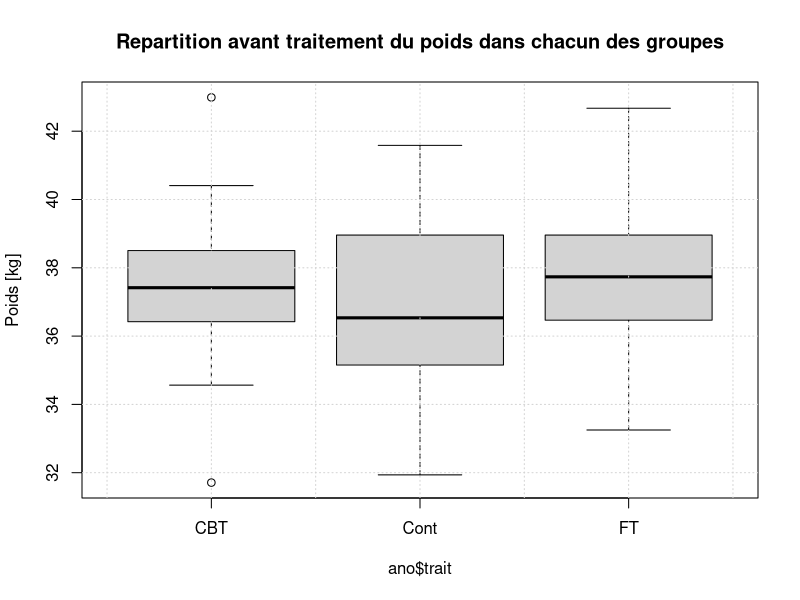
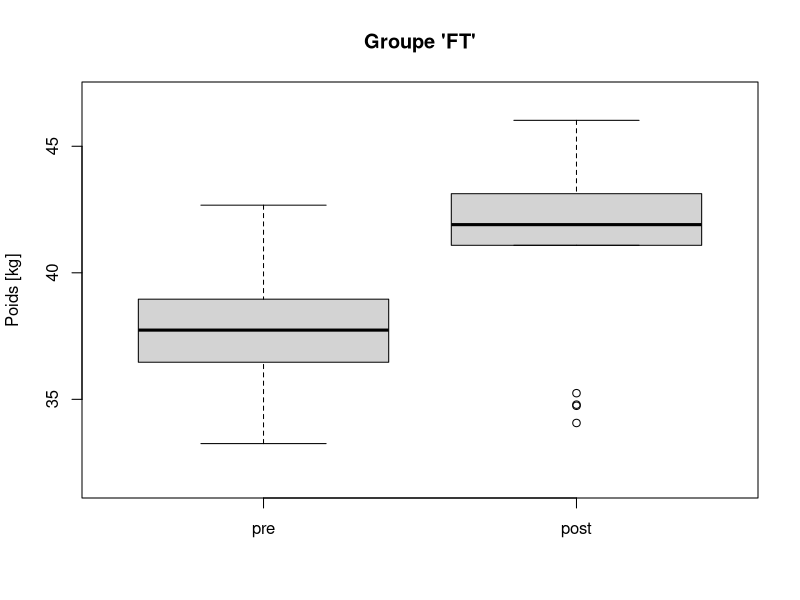
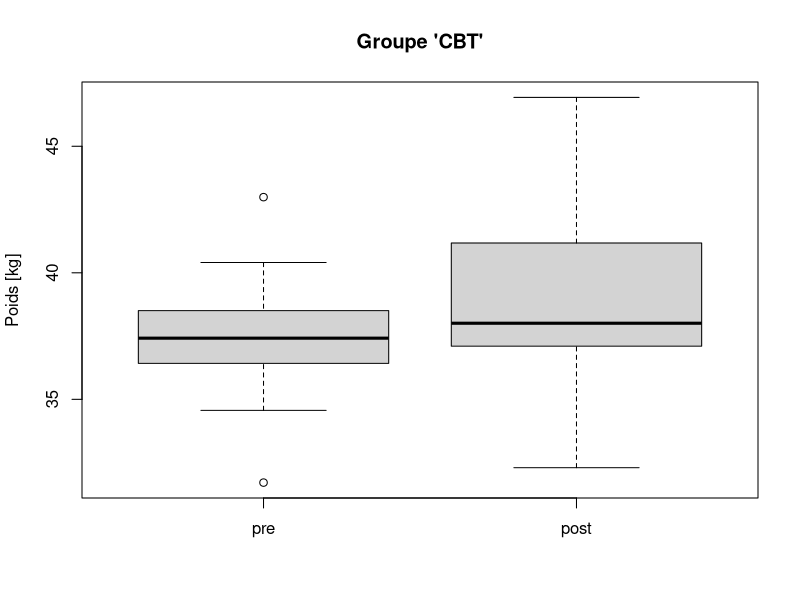
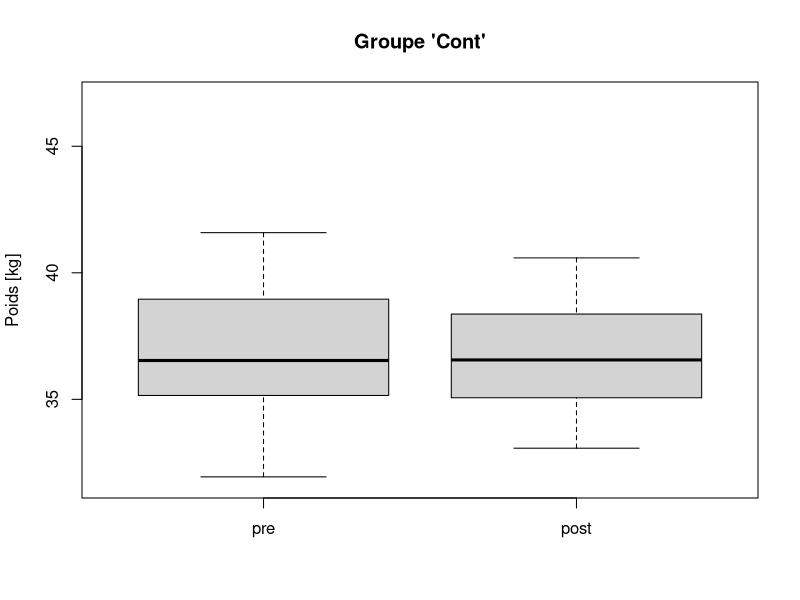
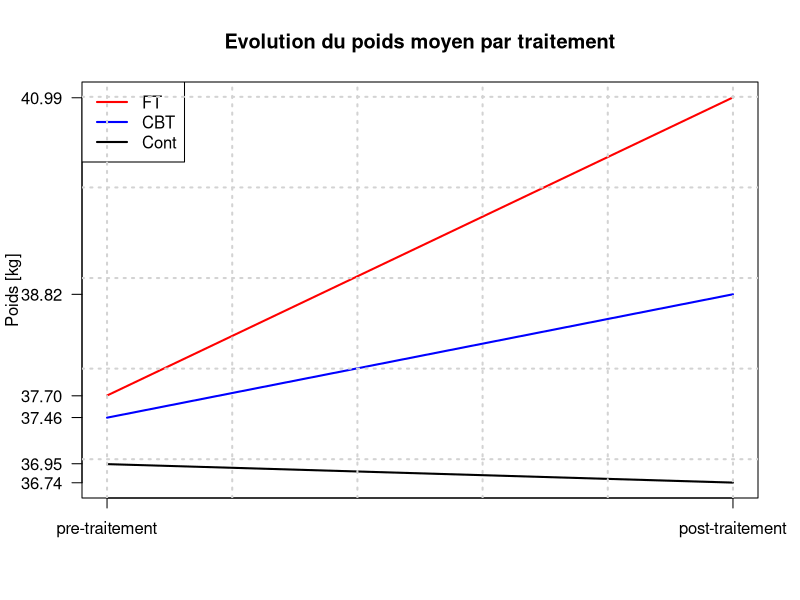
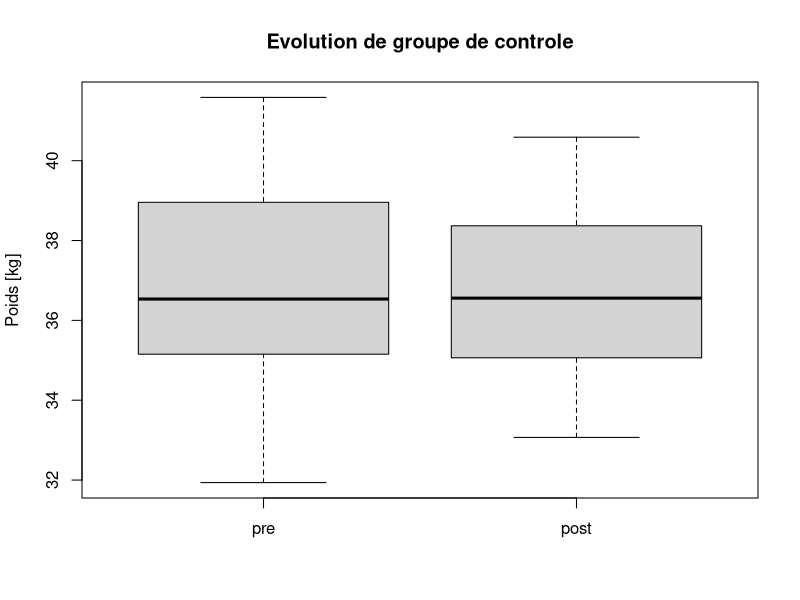
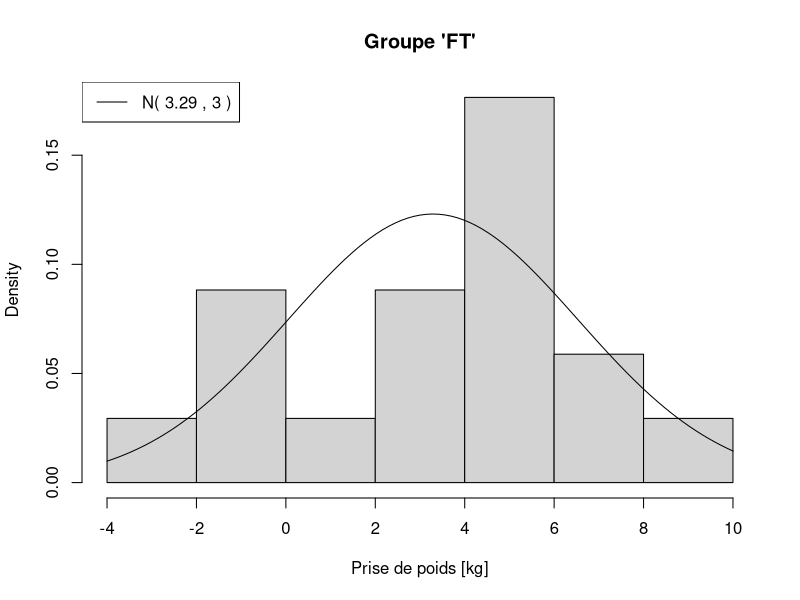
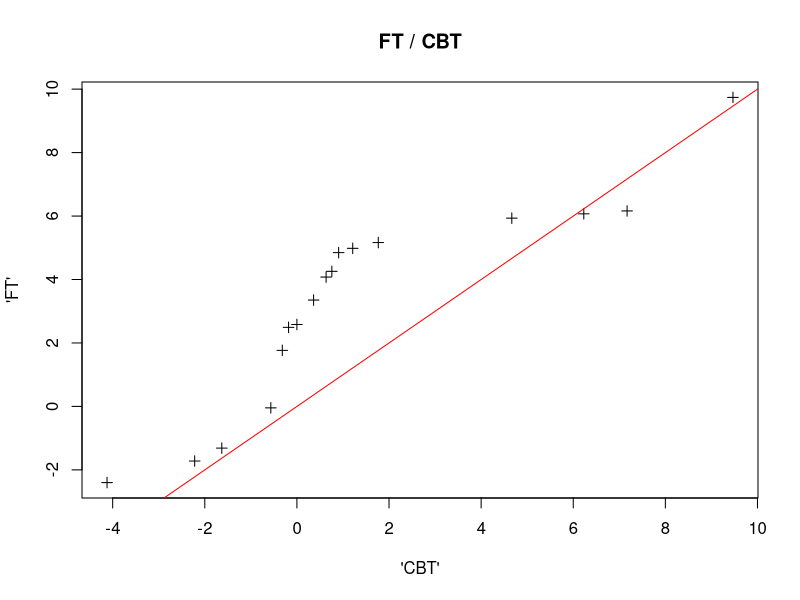

Here is the R script that generated these plots, in order:
## ---- chunk 1
#Importation du data.frame:
ano <- read.table(file = "DonneesAnorexie.txt",header = TRUE)
#Conversion du poids en [kg]:
ano$pre <- ano$pre*0.453
ano$post <- ano$post*0.453
#Extraction des données par types de traitements:
ano_Cont <- ano[which(ano$trait=='Cont'),]
ano_FT <- ano[which(ano$trait=='FT'),]
ano_CBT <- ano[which(ano$trait=='CBT'),]
## ---- chunk 2
c1 <- c('FT','CBT','Cont')
c2 <- c(nrow(ano_FT),nrow(ano_CBT),nrow(ano_Cont))
c3 <- c(paste(round(mean(ano_FT$pre),1)," kg"),paste(round(mean(ano_CBT$pre),1)," kg"),paste(round(mean(ano_Cont$pre),1)," kg"))
presentation <- data.frame(c1,c2,c3)
names(presentation) <- c('Type de traitement','Nombre de patients','Poids moyen initial')
library(knitr)
## ---- chunk 3
boxplot(ano$pre~ano$trait,main = "Repartition avant traitement du poids dans chacun des groupes",ylab="Poids [kg]")
grid()
## ---- chunk 4
boxplot(ano_FT[,c(2,3)],main="Groupe 'FT'",ylab="Poids [kg]",ylim=c(min(ano[,c(2,3)]),max(ano[,c(2,3)])))
## ---- chunk 5
boxplot(ano_CBT[,c(2,3)],main="Groupe 'CBT'",ylab="Poids [kg]",ylim=c(min(ano[,c(2,3)]),max(ano[,c(2,3)])))
## ---- chunk 6
boxplot(ano_Cont[,c(2,3)],main="Groupe 'Cont'",ylab="Poids [kg]",ylim=c(min(ano[,c(2,3)]),max(ano[,c(2,3)])))
## ---- chunk 7
titres.tabl_FT <- c("Maximum","Mediane","Minimum")
q.pre_FT <- round(c(max(ano_FT$pre),median(ano_FT$pre),min(ano_FT$pre)),2)
q.post_FT <- round(c(max(ano_FT$post),median(ano_FT$post),min(ano_FT$post)),2)
tabl_FT <- data.frame(titres.tabl_FT,q.pre_FT,q.post_FT)
names(tabl_FT) <- c("'FT' en [kg]","Avant","Apres")
## ---- chunk 8
titres.tabl_CBT <- c("Maximum","Mediane","Minimum")
q.pre_CBT <- round(c(max(ano_CBT$pre),median(ano_CBT$pre),min(ano_CBT$pre)),2)
q.post_CBT <- round(c(max(ano_CBT$post),median(ano_CBT$post),min(ano_CBT$post)),2)
tabl_CBT <- data.frame(titres.tabl_CBT,q.pre_CBT,q.post_CBT)
names(tabl_CBT) <- c("'CBT' en [kg]","Avant","Apres")
## ---- chunk 9
titres.tabl_Cont <- c("Maximum","Mediane","Minimum")
q.pre_Cont <- round(c(max(ano_Cont$pre),median(ano_Cont$pre),min(ano_Cont$pre)),2)
q.post_Cont <- round(c(max(ano_Cont$post),median(ano_Cont$post),min(ano_Cont$post)),2)
tabl_Cont <- data.frame(titres.tabl_Cont,q.pre_Cont,q.post_Cont)
names(tabl_Cont) <- c("'Cont' en [kg]","Avant","Apres")
## ---- chunk 10
ano_Cont$diff <- ano_Cont$post - ano_Cont$pre
ano_FT$diff <- ano_FT$post - ano_FT$pre
ano_CBT$diff <- ano_CBT$post - ano_CBT$pre
a1 <- sum(ano_Cont$diff > 0)
a2 <- sum(ano_CBT$diff > 0)
a3 <- sum(ano_FT$diff > 0)
c3 <- c(paste(a1,"  / ",nrow(ano_Cont)),paste(100*round(a1/nrow(ano_Cont),3),'%'),round(mean(ano_Cont$diff),2))
c2 <- c(paste(a2,"  / ",nrow(ano_CBT)),paste(100*round(a2/nrow(ano_CBT),3),'%'),round(mean(ano_CBT$diff),2))
c1 <- c(paste(a3,"  / ",nrow(ano_FT)),paste(100*round(a3/nrow(ano_FT),3),'%'),round(mean(ano_FT$diff),2))
cx <- c("Patients en prise de poids","Pourcentage de reussites","Prise/Perte moyen [kg]")
tabl1 <- data.frame(cx,c1,c2,c3)
names(tabl1) <- c(' ','FT','CBT','Cont')
kable(tabl1)
## ---- chunk 11
y1 <- c( mean(ano_Cont$pre), mean(ano_Cont$post) )
y2 <- c (mean(ano_FT$pre), mean(ano_FT$post) )
y3 <- c (mean(ano_CBT$pre), mean(ano_CBT$post) )
plot(c(0,0),c(0,0),xlim=c(1,2),ylim = c(min(y1,y2,y3), max(y1,y2,y3)),yaxt='n',xaxt='n',xlab = '',ylab = 'Poids [kg]',las = 1,main = "Evolution du poids moyen par traitement")
axis(side = 1,at=c(1,2),labels=c('pre-traitement','post-traitement'))
axis(side = 2,at=round(c(y1,y2,y3),2),las=1)
lines(y1,col='black',lwd=2)
lines(y2,col='red', lwd=2)
lines(y3,col='blue', lwd=2)
legend('topleft',c("FT","CBT","Cont"),col=c('red','blue','black'),lwd=rep(2,3))
grid(lwd=2)
## ---- chunk 12
boxplot(ano_Cont[,c(2,3)],main="Evolution de groupe de controle",ylab="Poids [kg]")
## ---- chunk 13
hist(ano_FT$diff,freq= FALSE,main = "Groupe 'FT'",xlab="Prise de poids [kg]");
curve(dnorm(x,mean(ano_FT$diff),sd(ano_FT$diff)),add=TRUE)
mu <- round(mean(ano_FT$diff),2)
sig <- round(mean(sd(ano_FT$diff),1))
legend('topleft',lty=1,paste("N(",mu,",",sig,")"))
## ---- chunk 14
qqplot(ano_CBT$diff,ano_FT$diff,pch=3,main='FT / CBT',xlab = "'CBT'", ylab ="'FT'")
abline(0,1,col='red')
## ---- chunk 15
hist(ano_CBT$diff,freq = FALSE,main="Groupe 'CBT'",xlab="Prise de poids [kg]");
curve(dnorm(x,mean(ano_CBT$diff),sd(ano_CBT$diff)),add=TRUE)
mu <- round(mean(ano_CBT$diff),2)
sig <- round(mean(sd(ano_CBT$diff),1))
legend('topright',lty=1,paste("N(",mu,",",sig,")"))
